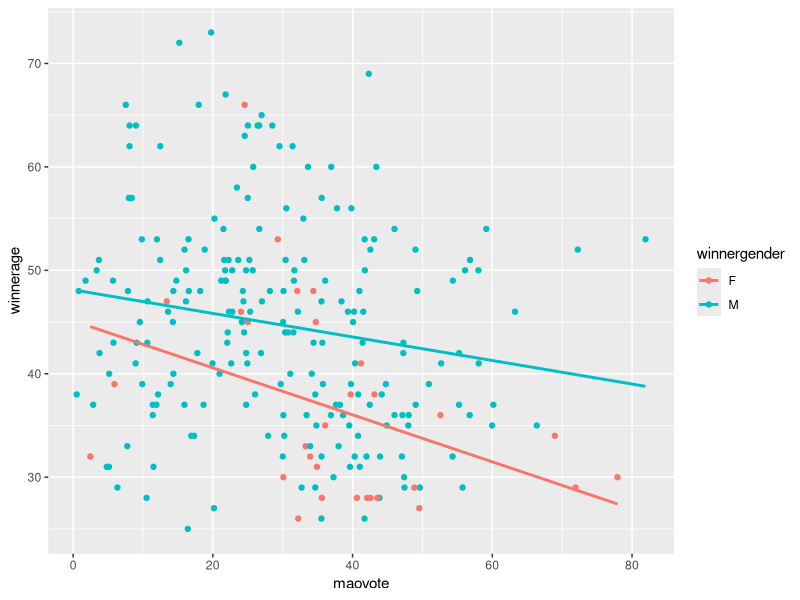

This figure's R source:
## ---- chunk 1
knitr::opts_chunk$set(
  collapse = TRUE,
  comment = "#>",
  warning = FALSE,
  message = FALSE
)
## ---- chunk 2
library(tidyverse)
library(kableExtra)

df = read.csv("completedata.csv")
kable(head(df))
## ---- chunk 3
mean(df$winnerage)
mean(df$candidate_avgage)
mean(df$civdeath_gov)
mean(df$civdeath_mao)
mean(df$govtdeath)
mean(df$maodeath)
mean(df$statebased)
mean(df$onesided)




## ---- chunk 4
ggplot(df, aes(maovote, winnerage, colour = winnergender)) + 
  geom_point() + 
  geom_smooth(method=lm, se=FALSE)
